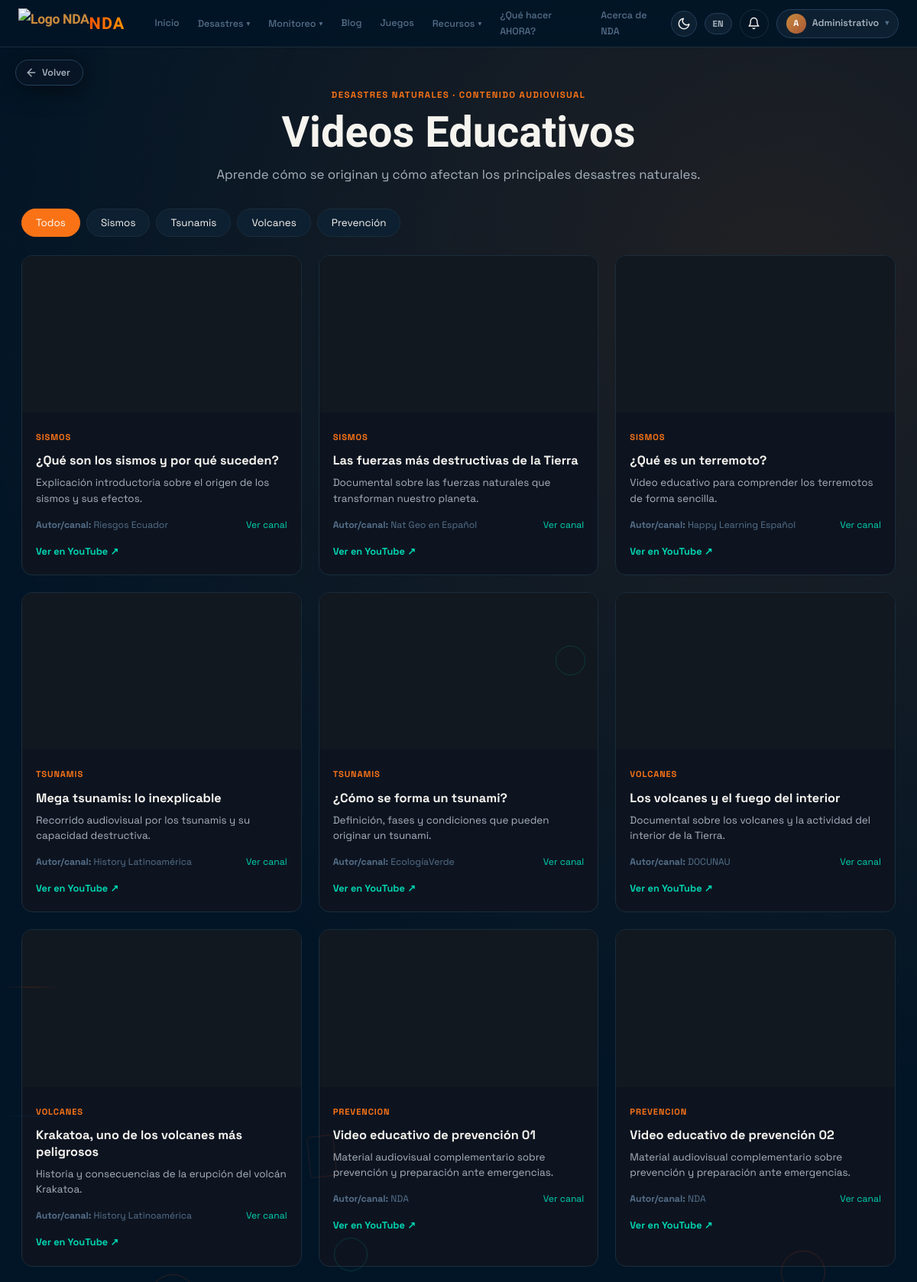
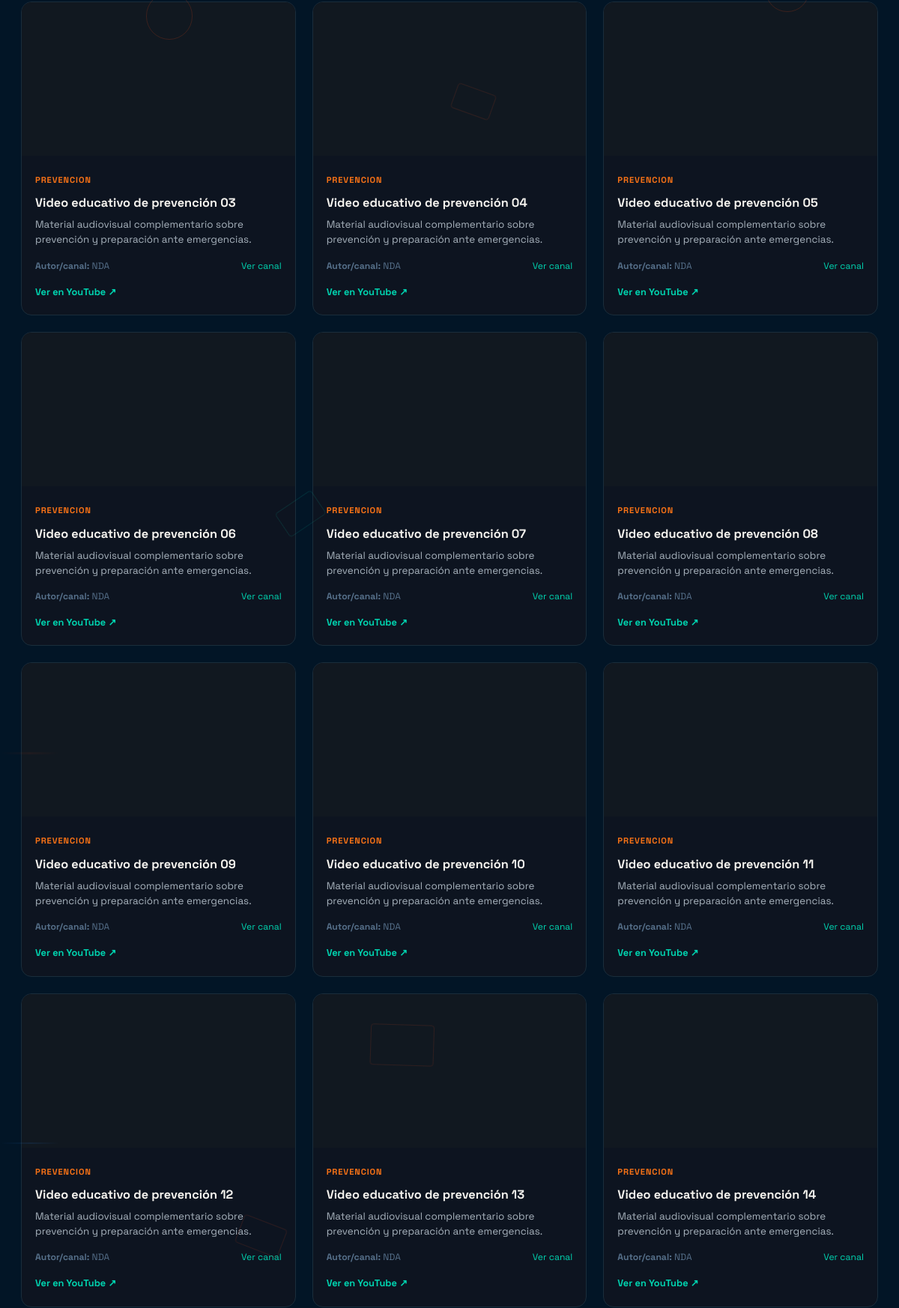
Screenshot of /?url=videos-educativos (signed in, upper part) with the database file from the repository (2 pictures, top to bottom).
### tables this page shows
CREATE TABLE videos_educativos (
    videos_educativos_id INT PRIMARY KEY AUTO_INCREMENT,
    titulo VARCHAR(200) NOT NULL,
    youtube_id VARCHAR(20) NOT NULL,
    categoria VARCHAR(30) NOT NULL,
    descripcion VARCHAR(300) NULL,
    autor_nombre VARCHAR(150) NOT NULL,
    autor_url VARCHAR(255) NULL,
    orden INT NOT NULL DEFAULT 0,
    activo TINYINT(1) NOT NULL DEFAULT 1,
    usuarios_id INT NULL,
    created_at TIMESTAMP DEFAULT CURRENT_TIMESTAMP,
    updated_at TIMESTAMP DEFAULT CURRENT_TIMESTAMP ON UPDATE CURRENT_TIMESTAMP,
    FOREIGN KEY (usuarios_id) REFERENCES usuarios(usuarios_id) ON DELETE SET NULL,
    UNIQUE KEY uq_video_youtube_id (youtube_id),
    INDEX idx_video_categoria_activo_orden (categoria, activo, orden)
);

### controllers/MainController.php (called while the page is built, shortened)
<?php
class MainController {
    public function videosEducativos() {
        $db = getDB();
        $videos = $db->query("SELECT youtube_id AS id, categoria, titulo, autor_nombre AS autor,
                                     autor_url, descripcion
                              FROM videos_educativos
                              WHERE activo = 1
                              ORDER BY orden ASC, videos_educativos_id ASC")->fetchAll();
        view('videos-educativos', [
            'title' => 'Videos educativos - NDA',
            'user' => currentUser(),
            'videos' => $videos,
        ]);
    }
}
?>

### views/videos-educativos.php (the view, shortened to what this page needs)
<?php
$videos = $videos ?? [];
?>
<div class="educational-videos-page">
    <div class="wrap">
        <header class="educational-videos-header">
            <span class="videos-kicker">Desastres naturales · Contenido audiovisual</span>
            <h1>Videos Educativos</h1>
            <p>Aprende cómo se originan y cómo afectan los principales desastres naturales.</p>
        </header>
        <div class="video-filter-bar" aria-label="Filtrar videos por desastre">
            <button type="button" class="video-filter-btn active" data-video-filter="all">Todos</button>
            <button type="button" class="video-filter-btn" data-video-filter="sismos">Sismos</button>
            <button type="button" class="video-filter-btn" data-video-filter="tsunamis">Tsunamis</button>
            <button type="button" class="video-filter-btn" data-video-filter="volcanes">Volcanes</button>
            <button type="button" class="video-filter-btn" data-video-filter="prevencion">Prevención</button>
        </div>
        <div class="educational-videos-grid">
            <?php foreach ($videos as $video): ?>
                <article class="educational-video-card" data-video-category="<?= htmlspecialchars($video['categoria']) ?>">
                    <div class="video-frame-wrap">
                        <iframe src="https://www.youtube.com/embed/<?= htmlspecialchars($video['id']) ?>" title="<?= htmlspecialchars($video['titulo']) ?>" loading="lazy" data-video-id="<?= htmlspecialchars($video['id']) ?>" data-video-title="<?= htmlspecialchars($video['titulo']) ?>" data-video-category="<?= htmlspecialchars($video['categoria']) ?>" allow="accelerometer; autoplay; clipboard-write; encrypted-media; gyroscope; picture-in-picture; web-share" allowfullscreen></iframe>
                    </div>
                    <div class="educational-video-body">
                        <span class="educational-video-category"><?= htmlspecialchars(ucfirst($video['categoria'])) ?></span>
                        <h2><?= htmlspecialchars($video['titulo']) ?></h2>
                        <p><?= htmlspecialchars($video['descripcion']) ?></p>
                        <div class="educational-video-credit">
                            <span><strong>Autor/canal:</strong> <?= htmlspecialchars($video['autor']) ?></span>
                            <a href="<?= htmlspecialchars($video['autor_url']) ?>" target="_blank" rel="noopener noreferrer">Ver canal</a>
                        </div>
                        <a class="educational-video-link" href="https://www.youtube.com/watch?v=<?= htmlspecialchars($video['id']) ?>" target="_blank" rel="noopener noreferrer" data-video-link="<?= htmlspecialchars($video['id']) ?>">Ver en YouTube <span aria-hidden="true">↗</span></a>
                    </div>
                </article>
            <?php endforeach; ?>
        </div>
    </div>
</div>
<?php
require_once 'layout.php';
?>

### assets/css/auth.css (style rules this page uses)
* { box-sizing: border-box; margin: 0; padding: 0; }

### assets/css/nda-extensions.css (style rules this page uses)
:root { --state-seguro: #3E6D78; --state-informativo: #6BA15A; --state-precaucion: #F2C94C; --state-alerta: #E86A2A; --state-emergencia: #FF3B3F; --state-seguro-grad: linear-gradient(135deg, #3E6D78, #5B8E9A); --state-informativo-grad: linear-gradient(135deg, #6BA15A, #86BD6E); --state-precaucion-grad: linear-gradient(135deg, #F2C94C, #FFD666); --state-alerta-grad: linear-gradient(135deg, #E86A2A, #FF8A3D); --state-emergencia-grad: linear-gradient(135deg, #FF3B3F, #FF6B6F); --glass-bg: rgba(8, 20, 34, 0.55); --glass-border: rgba(255, 255, 255, 0.14); --glass-blur: 16px; }

### assets/css/videos-educativos.css (style rules this page uses)
.educational-videos-page { min-height: 70vh; padding: 110px 0 72px; background: radial-gradient(circle at 85% 10%, rgba(249, 115, 22, .12), transparent 32%), var(--bg); }
.educational-videos-header { max-width: 720px; margin-bottom: 30px; margin-left: auto; margin-right: auto; text-align: center; }
.videos-kicker { color: #f97316; font-size: .72rem; font-weight: 800; letter-spacing: .12em; text-transform: uppercase; }
.educational-videos-header h1 { color: var(--text); font-family: var(--fd); font-size: clamp(2rem, 5vw, 3.5rem); font-weight: 900; line-height: 1.05; margin: 8px 0 12px; }
.educational-videos-header p { color: var(--text2); font-size: 1.05rem; margin: 0; }
.video-filter-bar { display: flex; flex-wrap: wrap; gap: 8px; margin-bottom: 24px; }
.video-filter-btn { background: var(--card2); color: var(--text); border: 1px solid var(--border); border-radius: 999px; padding: 9px 18px; cursor: pointer; font-size: .84rem; transition: all .2s ease; }
.video-filter-btn:hover, .video-filter-btn.active { background: #f97316; border-color: #f97316; color: #fff; }
.educational-videos-grid { display: grid; grid-template-columns: repeat(3, minmax(0, 1fr)); gap: 22px; }
.educational-video-card { background: var(--card); border: 1px solid var(--border); border-radius: 14px; overflow: hidden; transition: transform .2s ease, box-shadow .2s ease; }
.video-frame-wrap { aspect-ratio: 16 / 9; background: #111820; }
.video-frame-wrap iframe { width: 100%; height: 100%; border: 0; display: block; }
.educational-video-body { padding: 18px; }
.educational-video-category { color: #f97316; font-size: .7rem; font-weight: 800; letter-spacing: .08em; text-transform: uppercase; }
.educational-video-body h2 { color: var(--text); font-size: 1.02rem; line-height: 1.35; margin: 8px 0; }
.educational-video-body p { color: var(--text2); font-size: .84rem; line-height: 1.5; margin: 0 0 14px; min-height: 3em; }
.educational-video-credit { display: flex; align-items: center; justify-content: space-between; gap: 10px; color: var(--text3); font-size: .76rem; }
.educational-video-credit span { min-width: 0; }
.educational-video-credit a, .educational-video-link { color: #00d4b0; text-decoration: none; }
.educational-video-credit a { white-space: nowrap; }
.educational-video-link { display: inline-block; font-size: .8rem; font-weight: 700; margin-top: 14px; }

### rows the page displays
videos_educativos: categoria "SISMOS", titulo "¿Qué son los sismos y por qué suceden?", descripcion "Explicación introductoria sobre el origen de los sismos y sus efectos.", autor_nombre "Riesgos Ecuador"
videos_educativos: categoria "SISMOS", titulo "Las fuerzas más destructivas de la Tierra", descripcion "Documental sobre las fuerzas naturales que transforman nuestro planeta.", autor_nombre "Nat Geo en Español"
videos_educativos: categoria "SISMOS", titulo "¿Qué es un terremoto?", descripcion "Video educativo para comprender los terremotos de forma sencilla.", autor_nombre "Happy Learning Español"
videos_educativos: categoria "TSUNAMIS", titulo "Mega tsunamis: lo inexplicable", descripcion "Recorrido audiovisual por los tsunamis y su capacidad destructiva.", autor_nombre "History Latinoamérica"
videos_educativos: categoria "TSUNAMIS", titulo "¿Cómo se forma un tsunami?", descripcion "Definición, fases y condiciones que pueden originar un tsunami.", autor_nombre "EcologíaVerde"
videos_educativos: categoria "VOLCANES", titulo "Los volcanes y el fuego del interior", descripcion "Documental sobre los volcanes y la actividad del interior de la Tierra.", autor_nombre "DOCUNAU"
videos_educativos: categoria "VOLCANES", titulo "Krakatoa, uno de los volcanes más peligrosos", descripcion "Historia y consecuencias de la erupción del volcán Krakatoa.", autor_nombre "History Latinoamérica"
videos_educativos: categoria "PREVENCION", titulo "Video educativo de prevención 01", descripcion "Material audiovisual complementario sobre prevención y preparación ante emergencias.", autor_nombre "NDA"
videos_educativos: categoria "PREVENCION", titulo "Video educativo de prevención 02", descripcion "Material audiovisual complementario sobre prevención y preparación ante emergencias.", autor_nombre "NDA"
videos_educativos: categoria "PREVENCION", titulo "Video educativo de prevención 03", descripcion "Material audiovisual complementario sobre prevención y preparación ante emergencias.", autor_nombre "NDA"
videos_educativos: categoria "PREVENCION", titulo "Video educativo de prevención 04", descripcion "Material audiovisual complementario sobre prevención y preparación ante emergencias.", autor_nombre "NDA"
videos_educativos: categoria "PREVENCION", titulo "Video educativo de prevención 05", descripcion "Material audiovisual complementario sobre prevención y preparación ante emergencias.", autor_nombre "NDA"
videos_educativos: categoria "PREVENCION", titulo "Video educativo de prevención 06", descripcion "Material audiovisual complementario sobre prevención y preparación ante emergencias.", autor_nombre "NDA"
videos_educativos: categoria "PREVENCION", titulo "Video educativo de prevención 07", descripcion "Material audiovisual complementario sobre prevención y preparación ante emergencias.", autor_nombre "NDA"
videos_educativos: categoria "PREVENCION", titulo "Video educativo de prevención 08", descripcion "Material audiovisual complementario sobre prevención y preparación ante emergencias.", autor_nombre "NDA"
videos_educativos: categoria "PREVENCION", titulo "Video educativo de prevención 09", descripcion "Material audiovisual complementario sobre prevención y preparación ante emergencias.", autor_nombre "NDA"
videos_educativos: categoria "PREVENCION", titulo "Video educativo de prevención 10", descripcion "Material audiovisual complementario sobre prevención y preparación ante emergencias.", autor_nombre "NDA"
videos_educativos: categoria "PREVENCION", titulo "Video educativo de prevención 11", descripcion "Material audiovisual complementario sobre prevención y preparación ante emergencias.", autor_nombre "NDA"
videos_educativos: categoria "PREVENCION", titulo "Video educativo de prevención 12", descripcion "Material audiovisual complementario sobre prevención y preparación ante emergencias.", autor_nombre "NDA"
videos_educativos: categoria "PREVENCION", titulo "Video educativo de prevención 13", descripcion "Material audiovisual complementario sobre prevención y preparación ante emergencias.", autor_nombre "NDA"
videos_educativos: categoria "PREVENCION", titulo "Video educativo de prevención 14", descripcion "Material audiovisual complementario sobre prevención y preparación ante emergencias.", autor_nombre "NDA"

### other values shown
substr($_SESSION['user_name'], 0, 1) "A"
$navDisplayName "Administrativo"
